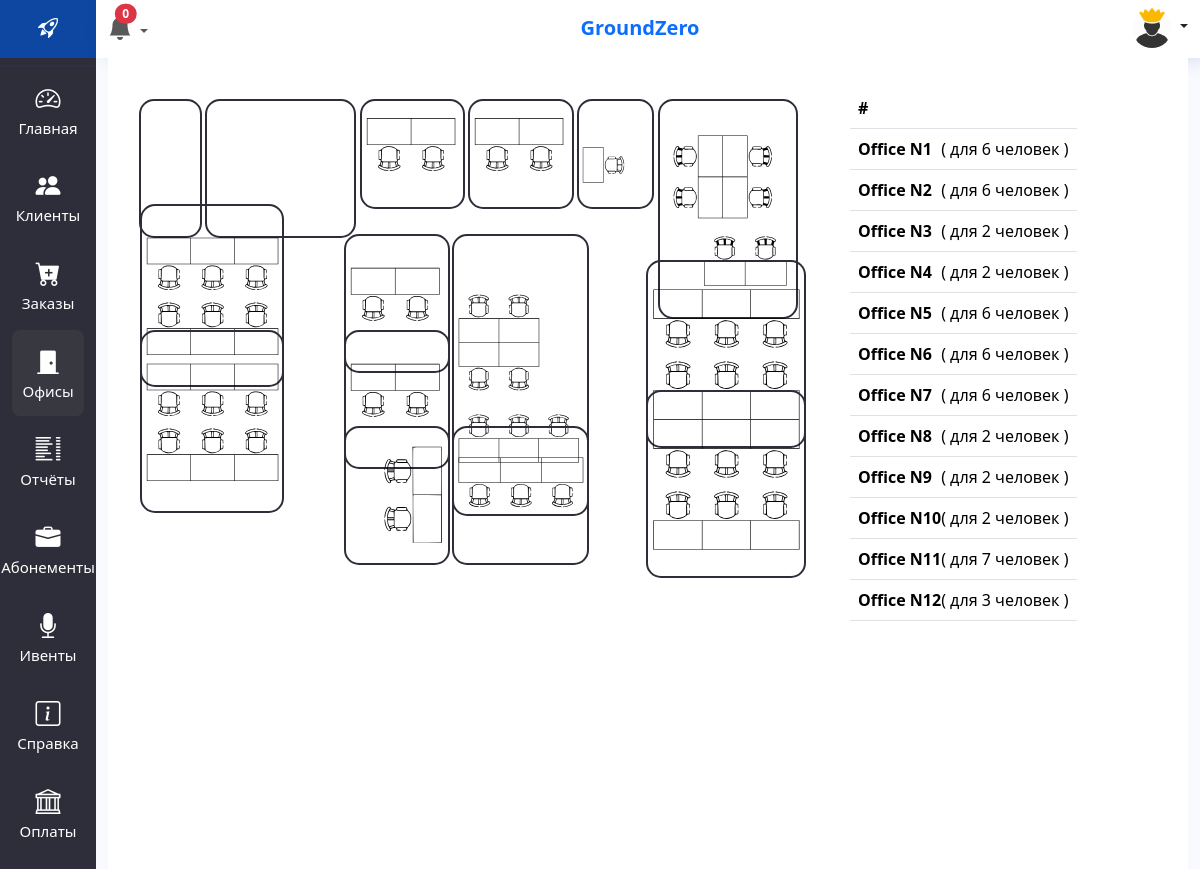
Page /offices/ (signed in) on the committed database.
### crm/models.py (models this page shows)
class Rooms(models.Model):
    objects = None
    filial = models.ForeignKey(Filial, on_delete=models.CASCADE)
    category = models.ForeignKey(Category, on_delete=models.CASCADE)
    title = models.CharField(max_length=255)
    persons = models.PositiveIntegerField()
    area = models.PositiveIntegerField(verbose_name='Площадь kv/m', blank=True, null=True)
    is_working = models.BooleanField(default=False)
    def __str__(self):
        return f"{self.title}"
    class Meta:
        verbose_name = 'Помещения в филиалах'
        verbose_name_plural = '4 Помещении в филиалах'
    def get_absolute_url(self):
        return reverse('office_detail', kwargs={'pk': self.pk})

### crm/views.py (the view)
# urls.py: path('offices/', offices_view, name='offices'),
def offices_view(request):
    rents = OfficeRent.objects.filter(is_active=True)
    offices = Rooms.objects.filter(is_working=True, category=5)
    context = {'title': 'Офисы', 'offices': offices, 'rents': rents, 'selectMenu': 'offices'}
    return render(request, 'crm/offices.html', context=context)

### crm/context_processor.py (called while the page is built)
def deactivete_subscribtion(request):
    eski_abonents = AbonementBuyList.objects.filter(subscription_end__lt=datetime.date.today()).update(is_active=False)
    OfficeRent.objects.filter(rent_end__lt=datetime.date.today()).update(is_active=False)
    Events.objects.filter(event_start_date__lt=datetime.date.today()).update(status='COMPLETED')
    return {
        'eski_abonents': eski_abonents
    }

### crm/templates/crm/offices.html (shortened to what this page needs)
{% extends 'base.html' %}
{% load static %}
{% block main %}
<div style="height:100%;background-size: contain;background-color:white;display:flex;background-repeat: no-repeat')">
    <div class='d-flex' style="flex-wrap: wrap;;margin:20px;width:65%;height:90%">
        <div class="konteyner"
             style="margin-left:1.5%;margin-top:3%;width:9%;height:19%">
        </div>
        <div class="konteyner"
             style="margin-left:0.5%;margin-top:3%;width:21.5%;height:19%">
        </div>
        <div id="11" class="konteyner"
             style="margin-left:0.5%;margin-top:3%;width:15%;height:15%">
            <a href="{% url 'office_detail' 11 %}"><h4>Office №3</h4></a></div>
        <div id="12" class="konteyner"
             style="margin-left:0.5%;margin-top:3%;width:15%;height:15%">
            <a href="{% url 'office_detail' 12 %}"><h4>Office №4</h4></a></div>
        <div class="konteyner"
             style="margin-left:0.5%;margin-top:3%;width:11%;height:15%">
        </div>
        <div id="13" class="konteyner"
             style="margin-left:0.5%;margin-top:3%;width:20%;height:30%">
            <a href="{% url 'office_detail' 13 %}"><h4>Office №5</h4></a></div>
        <div id="10" class="konteyner"
             style="position:fixed;margin-left:1%;margin-top:10.5%;width:12%;height:21%">
            <a href="{% url 'office_detail' 10 %}"><h4>Office №2</h4></a></div>
        <div id="3" class="konteyner"
             style="position:fixed;margin-left:1%;margin-top:21%;width:12%;height:21%">
            <a href="{% url 'office_detail' 3 %}"><h4>Office №1</h4></a></div>
        <div id="16" class="konteyner"
             style="position:fixed;margin-left:18%;margin-top:13%;width:8.8%;height:16%">
        </div>
        <div id="17" class="konteyner"
             style="position:fixed;margin-left:18%;margin-top:21%;width:8.8%;height:16%">
        </div>
        <div id="18" class="konteyner"
             style="position:fixed;margin-left:18%;margin-top:29%;width:8.8%;height:16%">
        </div>
        <div id="19" class="konteyner"
             style="position:fixed;margin-left:27%;margin-top:13%;width:11.4%;height:32.3%">
            <a href="{% url 'office_detail' 19 %}"><h4>Office №11</h4></a></div>
        <div id="20" class="konteyner"
             style="position:fixed;margin-left:27%;margin-top:29%;width:11.4%;height:16%">
            <a href="{% url 'office_detail' 20 %}"><h4>Office №12</h4></a></div>
        <div id="14" class="konteyner"
             style="position:fixed;margin-left:43.2%;margin-top:15.2%;width:13.3%;height:21.5%">
            <a href="{% url 'office_detail' 14 %}"><h4>Office №6</h4></a></div>
        <div id="15" class="konteyner"
             style="position:fixed;margin-left:43.2%;margin-top:26%;width:13.3%;height:21.5%">
            <a href="{% url 'office_detail' 15 %}"><h4>Office №7</h4></a></div>
    </div>
    <div style="margin-top:30px">
        <table class="table">
            <thead>
            <tr>
                <th scope="col">#</th>
            </tr>
            </thead>
            <tbody>
            {% for office in offices %}
            <tr onclick="window.location='{{ office.get_absolute_url }}'" style="cursor:pointer">
                <th id="{{office.pk}}" scope="row" style="display: flex;justify-content: space-between;">{{office}} <span
                        style="font-weight:400">( для {{office.persons}} человек )</span></th>
            </tr>
            {% endfor %}
            </tbody>
        </table>
    </div>
</div>
{% endblock main %}

### templates/components/_header.html (shortened to what this page needs)
{% load static %}
<div class="row header shadow-sm">
    <div class="col-sm-2 text-center" style="width: 8%;padding: 0;">
        <div class="mr-3 pt-2 pb-2 mb-0" style="background-color: #0D47A1;">
            <h3 class="logo">
                <a href="{% url 'index' %}" class="text-white fs-4 text-decoration-none">
                    <i class="bi bi-rocket-takeoff m-0 p-0"></i>
                </a>
            </h3>
        </div>
    </div>
    <div class="col-sm-10 text-center pt-2" style="width: 92%;box-shadow: #0d47a133 10px 1px 22px -2px;">
        <div class="d-grid gap-2 d-md-flex justify-content-md-between">
            {% include 'crm/components/notifications.html' %}
            <span class="text-primary" style="font-size:20px;display: flex; align-items: center"><strong>{{ user.groups.all.0.name }}</strong></span>
            <div class="nav-item dropdown">
                <a class="nav-link dropdown-toggle" href="#" role="button" data-bs-toggle="dropdown"
                   aria-expanded="false">
                    {% if user.is_superuser %}
                    <img src="{% static 'admin_icon.jpg' %}" alt="" class='rounded-circle' style="width:40px">
                    {% else %}
                    <img src="{% static 'user.png' %}" alt="" class='rounded-circle' style="width:40px">
                    {% endif %}
                </a>
            </div>
        </div>
    </div>
</div>

### crm/static/css/style.css (style rules this page uses)
i { font-size: 20px; margin-right: 10px; }
a { text-decoration: none; color: aliceblue; }

### crm/templates/crm/offices.html (style rules this page uses)
.konteyner { display:flex; justify-content: center; align-items: center; vertical-align:center; transition-duration: 1.5s; border:2px #2e2e3a solid; border-radius:15px; }
svg { height: -webkit-fill-available; width: -webkit-fill-available; border-radius: inherit; }
a { color:black; }

### rows in the picture
Rooms: title "Office N1", persons "6"
Rooms: title "Office N2", persons "6"
Rooms: title "Office N3", persons "2"
Rooms: title "Office N4", persons "2"
Rooms: title "Office N5", persons "6"
Rooms: title "Office N6", persons "6"
Rooms: title "Office N7", persons "6"
Rooms: title "Office N8", persons "2"
Rooms: title "Office N9", persons "2"
Rooms: title "Office N10", persons "2"
Rooms: title "Office N11", persons "7"
Rooms: title "Office N12", persons "3"

### other values in the picture
{{ counts }} "0"
{{ user.groups.all.0.name }} "GroundZero"
